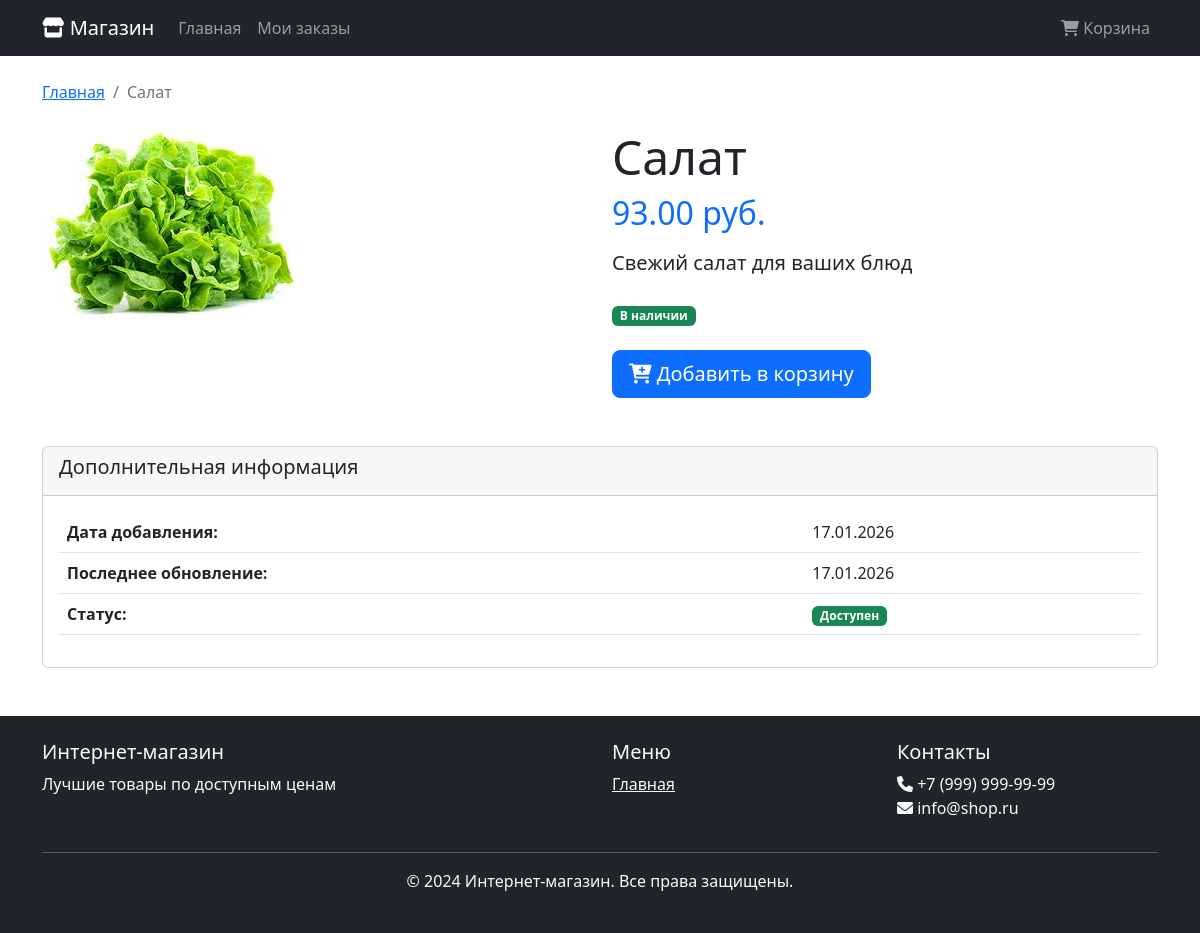
Screenshot of /products/salat/ with the database file from the repository.
### products/models.py (models this page shows, shortened)
class Product(models.Model):
    name = models.CharField(max_length=200, verbose_name='Название')
    slug = models.SlugField(max_length=200, unique=True, verbose_name='URL')
    description = models.TextField(verbose_name='Описание')
    price = models.DecimalField(max_digits=10, decimal_places=2, verbose_name='Цена')
    image = models.ImageField(upload_to='products/%Y/%m/%d/', verbose_name='Изображение')
    is_available = models.BooleanField(default=True, verbose_name='Доступен')
    created_at = models.DateTimeField(auto_now_add=True, verbose_name='Создан')
    updated_at = models.DateTimeField(auto_now=True, verbose_name='Обновлен')
    class Meta:
        verbose_name = 'Товар'
        verbose_name_plural = 'Товары'
        ordering = ['-created_at']

### products/views.py (the view)
# urls.py: path('products/<slug:slug>/', views.product_detail, name='product_detail'),
def product_detail(request, slug):
    product = get_object_or_404(Product, slug=slug)
    context = {
        'product': product,
    }
    return render(request, 'products/detail.html', context)

### templates/products/detail.html (shortened to what this page needs)
{% extends 'base.html' %}
{% block content %}
<nav aria-label="breadcrumb" class="mb-4">
    <ol class="breadcrumb">
        <li class="breadcrumb-item"><a href="{% url 'products:home' %}">Главная</a></li>
        <li class="breadcrumb-item active">{{ product.name }}</li>
    </ol>
</nav>
<div class="row">
    <div class="col-md-6">
        <img src="{{ product.image.url }}" class="img-fluid rounded" alt="{{ product.name }}">
    </div>
    <div class="col-md-6">
        <h1 class="display-5">{{ product.name }}</h1>
        <h2 class="text-primary mb-3">{{ product.price }} руб.</h2>
        <div class="mb-4">
            <p class="lead">{{ product.description }}</p>
        </div>
        <div class="mb-4">
            {% if product.is_available %}
                <span class="badge bg-success">В наличии</span>
            {% else %}
                <span class="badge bg-danger">Нет в наличии</span>
            {% endif %}
        </div>
        {% if product.is_available %}
        <form action="{% url 'cart:cart_add' product.id %}" method="post" class="row g-3 align-items-center">
            <div class="col-auto">
                <button type="submit" class="btn btn-primary btn-lg">
                    <i class="fas fa-cart-plus"></i> Добавить в корзину
                </button>
            </div>
        </form>
        {% else %}
        <button class="btn btn-secondary btn-lg" disabled>Товар недоступен</button>
        {% endif %}
    </div>
</div>
<div class="row mt-5">
    <div class="col-12">
        <div class="card">
            <div class="card-header">
                <h5>Дополнительная информация</h5>
            </div>
            <div class="card-body">
                <table class="table">
                    <tr>
                        <th>Дата добавления:</th>
                        <td>{{ product.created_at|date:"d.m.Y" }}</td>
                    </tr>
                    <tr>
                        <th>Последнее обновление:</th>
                        <td>{{ product.updated_at|date:"d.m.Y" }}</td>
                    </tr>
                    <tr>
                        <th>Статус:</th>
                        <td>
                            {% if product.is_available %}
                                <span class="badge bg-success">Доступен</span>
                            {% else %}
                                <span class="badge bg-danger">Недоступен</span>
                            {% endif %}
                        </td>
                    </tr>
                </table>
            </div>
        </div>
    </div>
</div>
{% endblock %}

### rows the page displays
Product: name "Салат", image (picture), price "93.00", description "Свежий салат для ваших блюд", created_at "17.01.2026", updated_at "17.01.2026"
